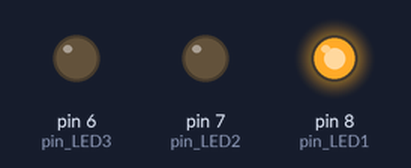
Bench run of a sketch on a simulated Arduino Uno, built with avr-gcc and run on an emulated ATmega328P. Parts: output pins drawn as LEDs (lit = HIGH).

Above: at 1.0 s.
At 2.5 s:
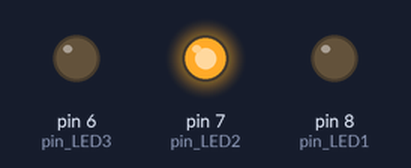
At 4.0 s:
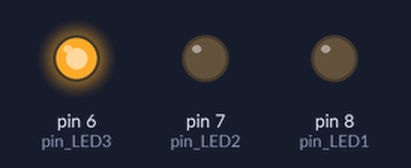
Timing chart, 0 to 6.5 s (numbered marks = the images above):
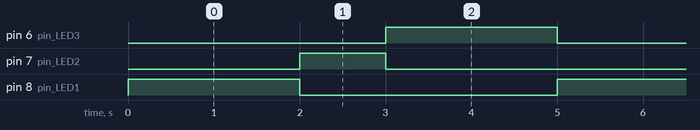

The sketch:

led_ex06.ino
```cpp
int pin_LED1 = 8;
int pin_LED2 = 7;
int pin_LED3 = 6;

void setup() {
  pinMode(pin_LED1, OUTPUT);
  pinMode(pin_LED2, OUTPUT);
  pinMode(pin_LED3, OUTPUT);
}

void loop() {
  digitalWrite(pin_LED1, HIGH);
  delay(2000);
  digitalWrite(pin_LED1, LOW);
  digitalWrite(pin_LED2, HIGH);
  delay(1000);
  digitalWrite(pin_LED2, LOW);
  digitalWrite(pin_LED3, HIGH);
  delay(2000);
  digitalWrite(pin_LED3, LOW);
}
```

Measured:
- by itself, pin 6 (pin_LED3), pin 8 (pin_LED1): alternates HIGH for 2.0 s and LOW for 3.0 s
- by itself, pin 7 (pin_LED2): alternates HIGH for 1.0 s and LOW for 4.0 s
- by itself, everything shown: repeats every 5.0 s, in 4 steps
